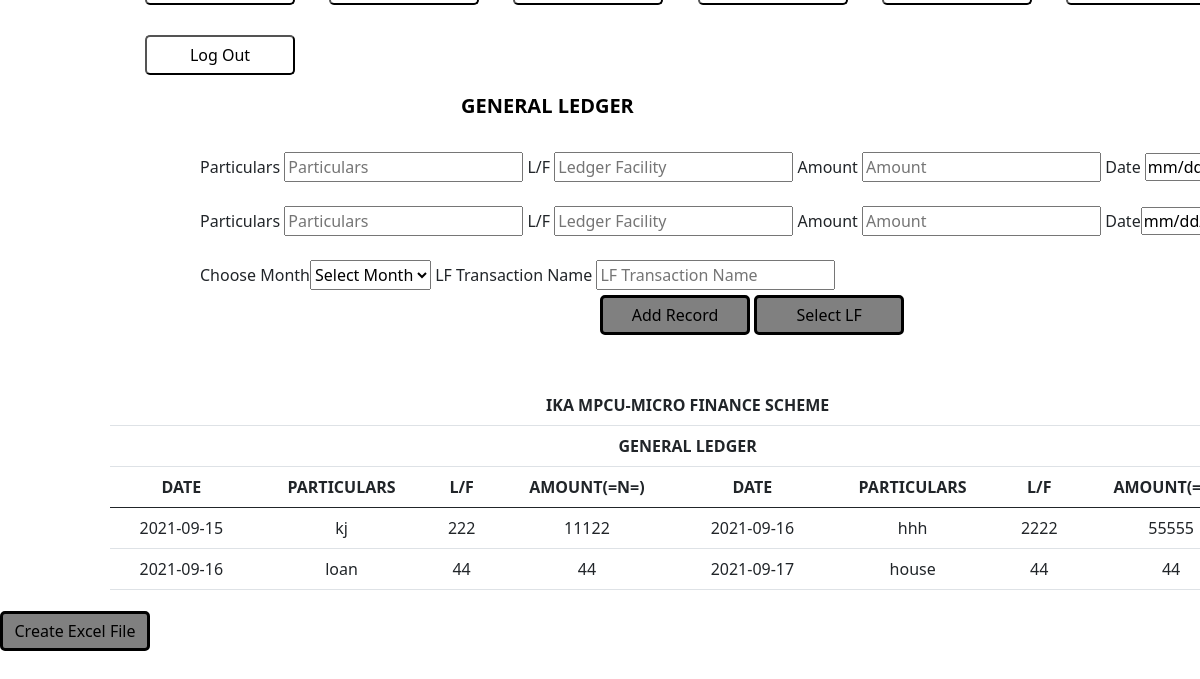
Page /Report_view.php on the committed database.
### tables this page shows
CREATE TABLE `genledger` (
  `SN` int(100) NOT NULL,
  `parti` varchar(100) NOT NULL,
  `lf` varchar(100) NOT NULL,
  `cash` varchar(100) NOT NULL,
  `date` varchar(100) NOT NULL,
  `parti1` varchar(100) NOT NULL,
  `lf1` varchar(100) NOT NULL,
  `cash1` varchar(100) NOT NULL,
  `date1` varchar(100) NOT NULL
);

### Report_view.php (the view, shortened to what this page needs)
<?php
$db=mysqli_connect(DB_HOST,DB_USER,DB_PSWD,DB_NAME);
$query = "SELECT * FROM genledger";
$result = mysqli_query($db, $query);
?>
<!DOCTYPE html PUBLIC "-//W3C//DTD XHTML 1.0 Transitional//EN" "http://www.w3.org/TR/xhtml1/DTD/xhtml1-transitional.dtd">
<html xmlns="http://www.w3.org/1999/xhtml">
<head>
    <link rel="stylesheet" href="./css/style.css">
    <link href="https://cdn.jsdelivr.net/npm/bootstrap@5.0.2/dist/css/bootstrap.min.css" rel="stylesheet">
</head>
    <div class="header_new">
        <div class="flex_cont">
            <div class="flex_grid">
            <button onClick="window.location.href='./Home.html'"class="Home">Home Page</button>
            <button onClick="window.location.href='./Admin.html'" class="Home">Register User</button>
            <button onClick="window.location.href='./Registration.html'"class="Home">Register Client</button>
            <button onClick="window.location.href='./Report_view.php'"class="Home">General Ledger</button>
            <button onClick="window.location.href='./Cash_Transactions.php'"class="Home">Cash Transaction</button>
            <button onClick="window.location.href='./Savings_Loan.php'" class="Home">Individual Ledger</button>
            <button onClick="window.location.href='./index.html'" class="Home">Log Out</button>
            </div>
        </div>
        <div class="gen_n">
        <div class="Gen_cash">
        <button left="40cm" class="Preg1">GENERAL LEDGER</button>
          <div class="div_gen">
               <form action="Addnewledger.php" method="post">
                <label for="Particulars">Particulars</label>
                <input type="text" name="parti" placeholder="Particulars" required/>
                <label for="Particulars">L/F</label>
                <input type="text" name="lf" placeholder="Ledger Facility"/>
                <label for="Particulars">Amount</label>
                <input type="text" name="cash" placeholder="Amount"/>
                <label for="Particulars">Date</label>
                <input type="date" name="old_date" placeholder="Old Date">==> LOAN GRANTED<br><br>
                <label for="Particulars">Particulars</label>
                <input type="text" name="parti1" placeholder="Particulars"/>
                <label for="Particulars">L/F</label>
                <input type="text" name="lf1" placeholder="Ledger Facility"/>
                <label for="Particulars">Amount</label>
                <input type="text" name="cash1" placeholder="Amount"/>
                <label for="date">Date</label><input type="date" name="new_date">==> LOAN REFUND<br><br>
                <label for="Month">Choose Month </label><select class="Pnum" name="Pselect">
          <option value="">Select Month </option>
      </select>
      <label for="trans">LF Transaction Name</label>
                <input type="text" name="LF_name" placeholder="LF Transaction Name"/>
      <div class="buttonN">
      <button  name="submit" id="submit" class="Home2">Add Record</button> <button  name="" onClick="window.location.href='./Print_lf.php'" id="REPORT" class="Home2">Select LF</button>
      </div>
               </form>
</div>
           </div>
    </div>
    <div class="table" id="table">
    <body>
      <table id="table" style="width:90%" class="table" border="1">
          <thead>
            <tr>
    <th colspan="8">IKA MPCU-MICRO FINANCE SCHEME</th>
    </tr>
    <tr><th colspan="8">GENERAL LEDGER</th></tr>
            <tr>
              <th scope="col">DATE</th>
              <th scope="col">PARTICULARS</th>
              <th scope="col">L/F</th>
              <th scope="col">AMOUNT(=N=)</th>
              <th scope="col">DATE</th>
              <th scope="col">PARTICULARS</th>
              <th scope="col">L/F</th>
              <th scope="col">AMOUNT(=N=)</th>
            </tr>
          </thead>
	<?php
    while($row = mysqli_fetch_array($result))
	{
        ?>
        <tr>
        <td><?php echo $row['date'];?></td>
        <td><?php echo $row['parti'];?></td>
        <td><?php echo $row['lf'];?></td>
        <td><?php echo $row['cash'];?></td>
        <td><?php echo $row['date1'];?></td>
        <td><?php echo $row['parti1'];?></td>
        <td><?php echo $row['lf1'];?></td>
        <td><?php echo $row['cash1'];?></td>
	</tr>
	<?php
	}
	?>
	 </table>
	</div>
	<div>
	<button onclick="exportToExcel('table')" name="creat_excel" id="create_excel" class="Home2">Create Excel File</button>
	</div>
</body>
</html>

### css/style.css (style rules this page uses)
.gen_n { margin-left: 0px; }
.div_gen { margin-left:100px; margin-top: 30px; margin-right: 50px; width: 1400px; border: white; }
.Gen_cash { margin-top: 50px; border:white; width: 1250px; margin-right: 50px; margin-left: 100px; }
.buttonN { margin-left: 400px; }
.Preg1 { border: white; background-color: white; margin-top: 0px; font-weight: bold; margin-left: 355px; font-size: 20px; }
.Pnum { height: 30px; }
.table { border: black; margin-right: 70px; margin-left: 50px; margin-top: 50px; text-align: center; align-items: center; justify-items: center; }
.Home2 { height: 40px; width: 150PX; background-color: gray; margin-top: 5px; border-radius: 5px; justify-items: center; align-items: center; cursor: pointer; margin-left: 0px; border: 3px solid black; }
.Home { height: 40px; width: 150PX; background-color: white; border-radius: 5px; margin: 15PX; justify-items: center; align-items: center; cursor: pointer; }
.header_new { border: white; position: fixed; margin-bottom: 30px; }
.flex_grid { padding-top: 100px; margin-bottom: 100px; }
.flex_cont { display: flex; flex-direction: row; justify-items: center; align-items: center; height: 40px; margin: 0px; margin-left: 130px; }

### rows in the picture
genledger: date "2021-09-15", parti "kj", lf "222", cash "11122", date1 "2021-09-16", parti1 "hhh", lf1 "2222", cash1 "55555"
genledger: date "2021-09-16", parti "loan", lf "44", cash "44", date1 "2021-09-17", parti1 "house", lf1 "44", cash1 "44"
